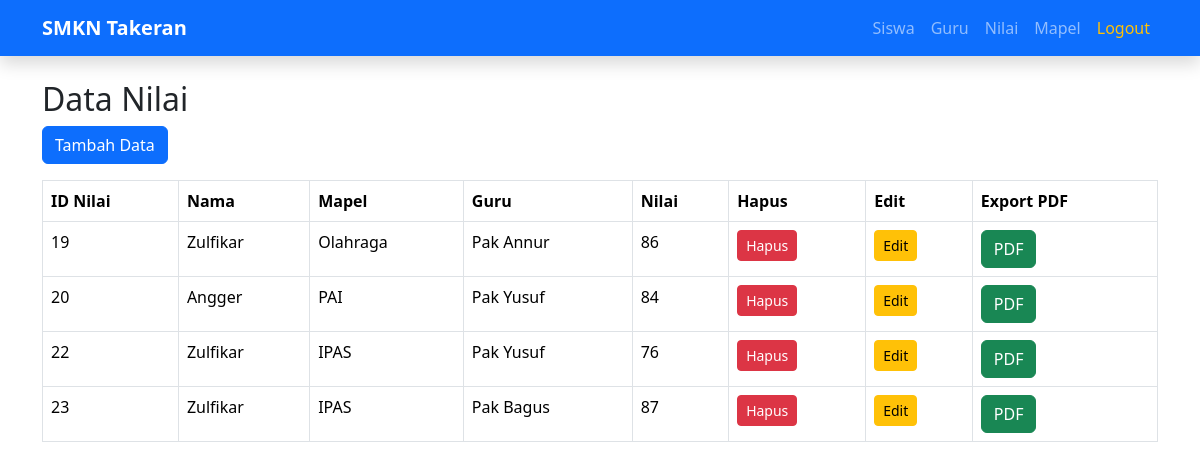
The app's page /nilai/index.php with its own data.
### tables this page shows
CREATE TABLE `siswa` (
  `nis` varchar(12) NOT NULL,
  `nama` varchar(50) NOT NULL,
  `alamat` varchar(75) NOT NULL
);

CREATE TABLE `nilai` (
  `id_nilai` int(11) NOT NULL,
  `nis` varchar(20) NOT NULL,
  `id_mapel` int(11) NOT NULL,
  `nip` varchar(20) NOT NULL,
  `nilai` int(11) NOT NULL
);

CREATE TABLE `mapel` (
  `id_mapel` int(11) NOT NULL,
  `mapel` varchar(50) NOT NULL
);

CREATE TABLE `guru` (
  `nip` varchar(12) NOT NULL,
  `nama` varchar(50) NOT NULL,
  `alamat` varchar(50) NOT NULL
);

### nilai/index.php (the view, shortened to what this page needs)
<?php
include "koneksi.php";
?>
<!DOCTYPE html>
<html>
<head>
    <link href="https://cdn.jsdelivr.net/npm/bootstrap@5.3.8/dist/css/bootstrap.min.css" rel="stylesheet">
</head>
<body>
<div class="container mt-4">
    <h2>Data Nilai</h2>
    <a href="tambah.php" class="btn btn-primary mb-3">Tambah Data</a>
    <table class="table table-bordered">
        <tr>
            <th>ID Nilai</th>
            <th>Nama </th>
            <th>Mapel</th>
            <th>Guru</th>
            <th>Nilai</th>
            <th>Hapus</th>
            <th>Edit</th>
            <th>Export PDF</th>
        </tr>
        <?php
        $query = mysqli_query($koneksi, "SELECT nilai.id_nilai, nilai.nis, siswa.nama AS namasiswa, guru.nama AS namaguru, mapel.mapel, nilai.nilai FROM siswa, guru, mapel, nilai WHERE nilai.nis=siswa.nis AND nilai.nip=guru.nip AND nilai.id_mapel=mapel.id_mapel");
        while($data = mysqli_fetch_array($query)){
        ?>
        <tr>
            <td><?php echo $data['id_nilai']; ?></td>
            <td><?php echo $data['namasiswa']; ?></td>
            <td><?php echo $data['mapel']; ?></td>
            <td><?php echo $data['namaguru']; ?></td>
            <td><?php echo $data['nilai']; ?></td>
            <td>
                <a href="hapus.php?id_nilai=<?php echo $data['id_nilai']; ?>" class="btn btn-danger btn-sm">Hapus</a>
            </td>
            <td>
                <a href="edit.php?id_nilai=<?php echo $data['id_nilai']; ?>" class="btn btn-warning btn-sm">Edit</a>
            </td>
            <td>
                <a href="cetak.php?nis=<?php echo $data['nis']; ?>" class="btn btn-success">PDF</a>
            </td>
        </tr>
        <?php } ?>
    </table>
</div>
</body>
</html>

### records on screen
siswa: nilai.id_nilai "19", nama "Zulfikar", mapel.mapel "Olahraga", guru.nama "Pak Annur", nilai.nilai "86", nilai.id_nilai "22", mapel.mapel "IPAS", guru.nama "Pak Yusuf", nilai.nilai "76", nilai.id_nilai "23", guru.nama "Pak Bagus", nilai.nilai "87"
siswa: nilai.id_nilai "20", nama "Angger", mapel.mapel "PAI", guru.nama "Pak Yusuf", nilai.nilai "84"
